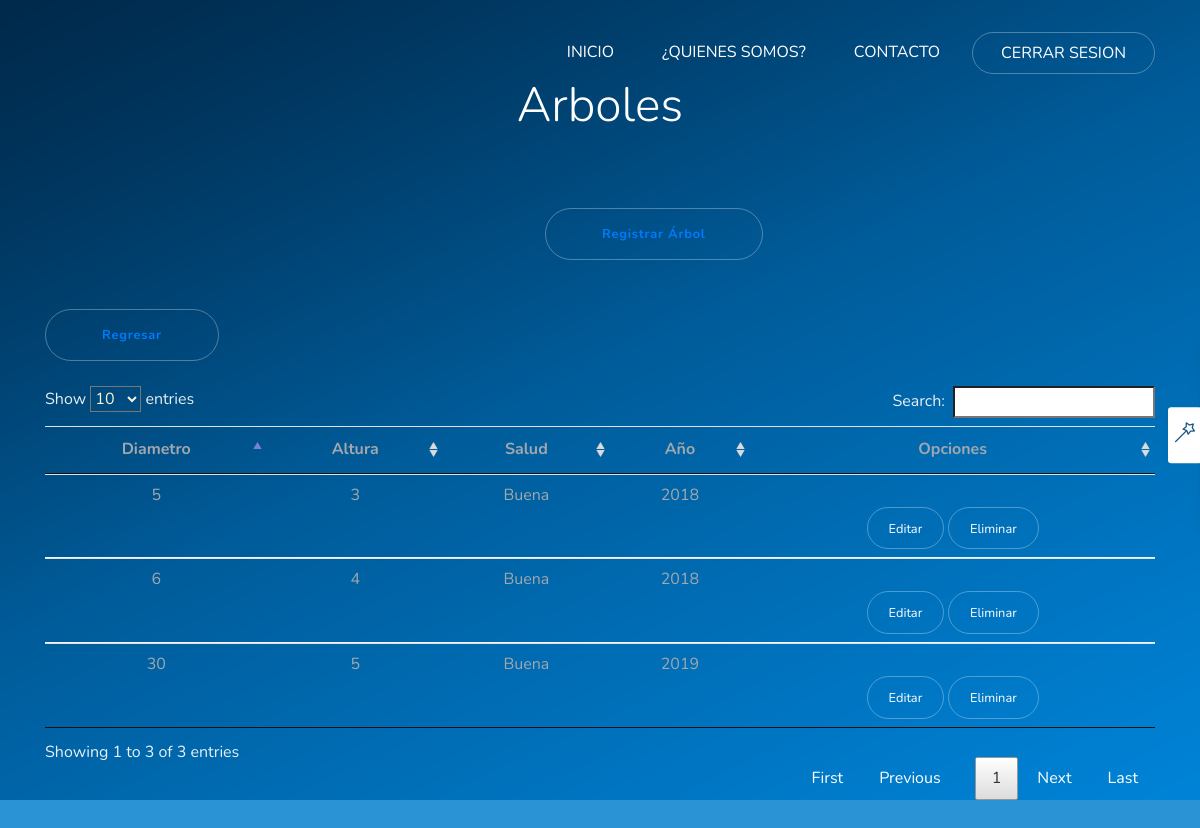
The page /estate/tree_detail/12/1/ on the database its author committed.
### estate/models.py (models this page shows, shortened)
class Tree(models.Model):
    plot = models.ForeignKey(Plot, on_delete=models.CASCADE)
    diameter = models.IntegerField()
    height = models.IntegerField()
    health = models.CharField(max_length=50)
    year = models.CharField(max_length=50)

### estate/views.py (the view)
# urls.py: path('tree_detail/<int:plot_id>/<int:user_id>/', views.tree_detail, name='tree_detail'),
def tree_detail(request, plot_id, user_id):
    context = {
        'user_id': user_id,
        'plot_id': plot_id,
        'trees': Tree.objects.filter(plot=plot_id),
        'user': User.objects.get(id=user_id),
    }
    return render(request, 'estate/tree_detail.html', context)

### estate/templates/estate/tree_detail.html (shortened to what this page needs)
{% extends 'base_generic.html' %}
{% load staticfiles %}
{% block content %}
<link rel="stylesheet" href="{% static 'css/jquery.dataTables.min.css' %}" />
<div class="col-12 col-xl-12 col-lg-5 col-md-6">
    <div class="home-text">
    <h4 align="center" class="display-1">Arboles</h4>
    <button style="margin-left: 500px" class="btn btn-outline-semi-light btn-xl mt-4"><a href="{% url 'estate:tree_add' plot_id user_id %}">Registrar Árbol</a></button><br><br>
    <button style="margin-right: 50px" class="btn btn-outline-semi-light btn-xl mt-4"><a href="{% url 'estate:estate_detail' user_id %}">Regresar</a></button><br><br>
        {% if trees %}
            <div class="table-responsive">
                <table class="table" id="tbl_1" class="display" style="width:100%"">
                  <thead class="thead-default">
                    <tr>
                    {% if user.permissions == '0' %}
                      <th class="text-center" scope="col">Diametro</th>
                      <th class="text-center" scope="col">Altura</th>
                      <th class="text-center" scope="col">Salud</th>
                      <th class="text-center" scope="col">Año</th>
                     {% else %}
                      <th class="text-center" scope="col">Diametro</th>
                      <th class="text-center" scope="col">Altura</th>
                      <th class="text-center" scope="col">Salud</th>
                      <th class="text-center" scope="col">Año</th>
                      <th class="text-center" scope="col">Opciones</th>
                     {% endif %}
                    </tr>
                  </thead>
                <tbody>
            {% for tree in trees %}
                    <tr>
                      <td class="text-center">{{tree.diameter}}</td>
                      <td class="text-center">{{tree.height}}</td>
                      <td class="text-center">{{tree.health}}</td>
                      <td class="text-center">{{tree.year}}</td>
                      <td class="text-center">
                      {% if user.permissions == '0' %}
                          <a href="{% url 'estate:tree_edit' tree.id user_id %}" style="display:none" class="btn btn-outline-semi-light btn-md mt-4" role="button" aria-pressed="true">Editar</a>
                          <a href="{% url 'estate:tree_delete' tree.id plot_id user_id %}" style="display:none" class="btn btn-outline-semi-light btn-md mt-4" role="button" aria-pressed="true">Eliminar</a>
                      {% else %}
                          <a href="{% url 'estate:tree_edit' tree.id user_id %}" class="btn btn-outline-semi-light btn-md mt-4" role="button" aria-pressed="true">Editar</a>
                          <a href="{% url 'estate:tree_delete' tree.id plot_id user_id %}" class="btn btn-outline-semi-light btn-md mt-4" role="button" aria-pressed="true">Eliminar</a>
                      {% endif %}
                      </td>
                    </tr>
                {% endfor %}
                </tbody>
                {% else %}
                <p>No hay arboles en dicha parcela.</p>
               {% endif %}
                 </table>
            </div>
        {% endblock %}

### static/css/main.css (style rules this page uses)
html { width: 100%; }
body { overflow-x: hidden !important; }

### estate/templates/base_generic.html (style rules this page uses)
body { background: #2a93d5 !important; }
table.dataTable tbody tr { background-color: transparent !important; }

### rows shown on the page
Tree: diameter "5", height "3", health "Buena", year "2018"
Tree: diameter "30", height "5", health "Buena", year "2019"
Tree: diameter "6", height "4", health "Buena", year "2018"
